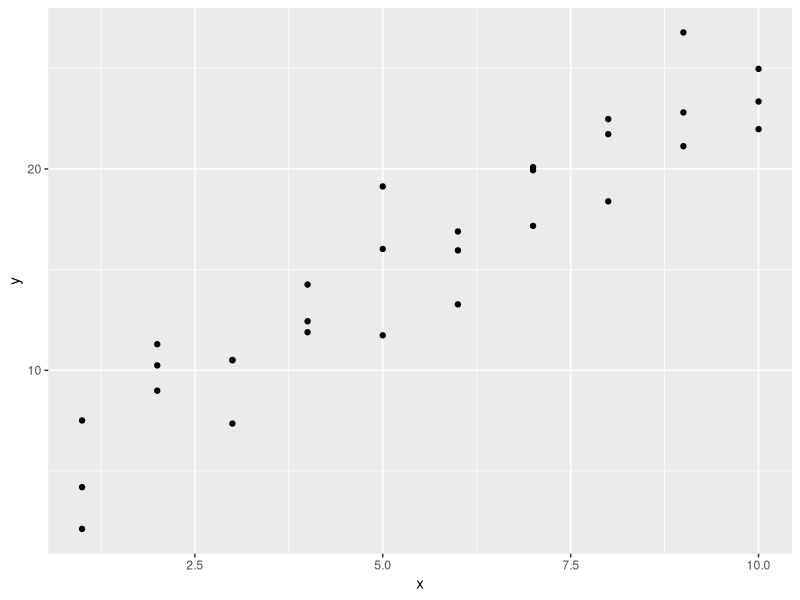
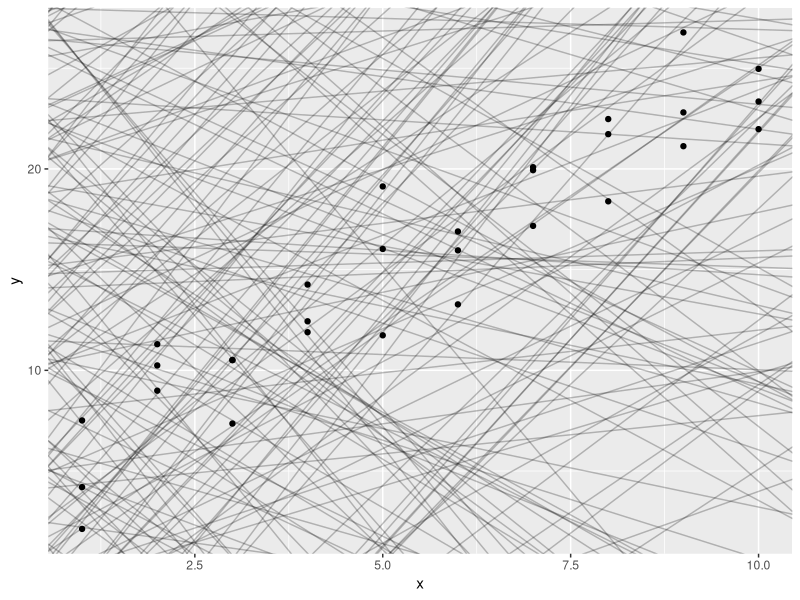
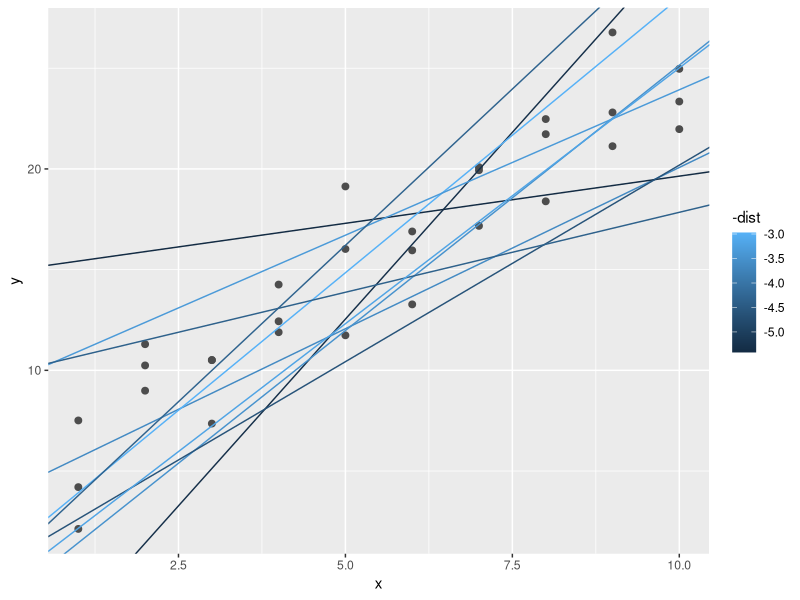
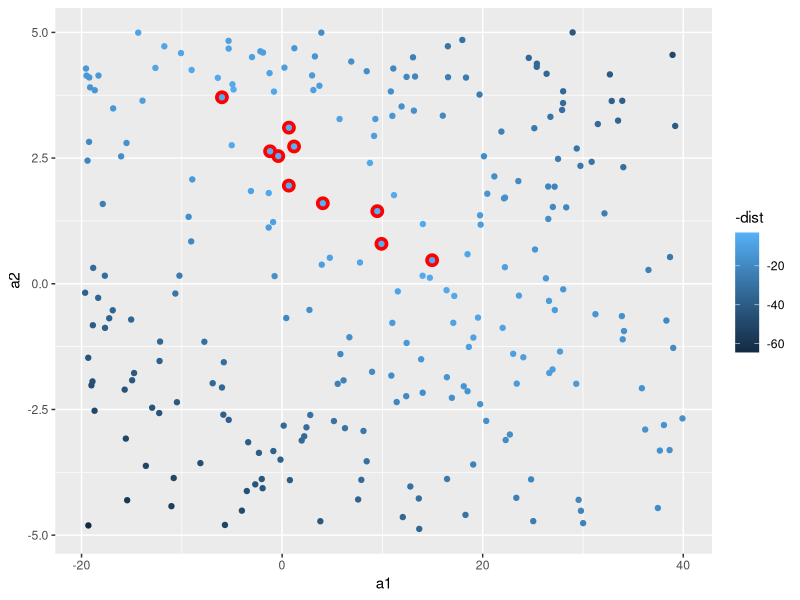
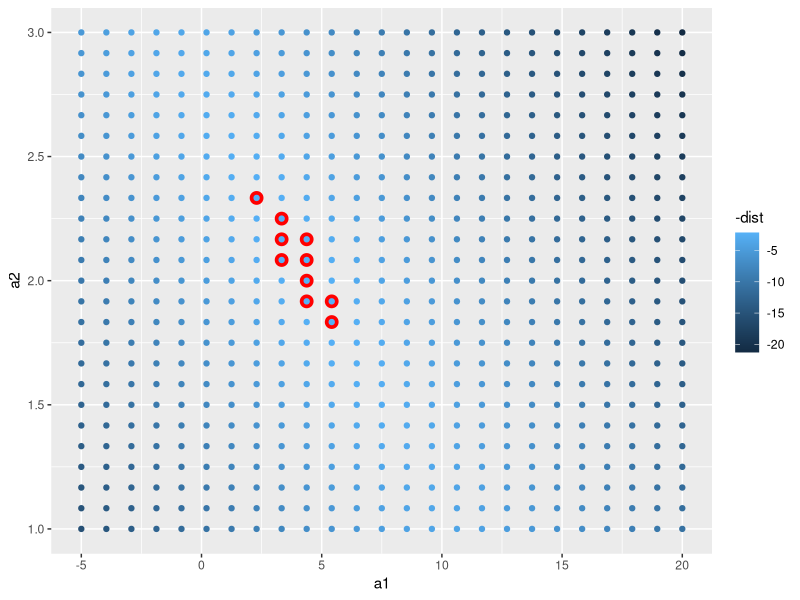
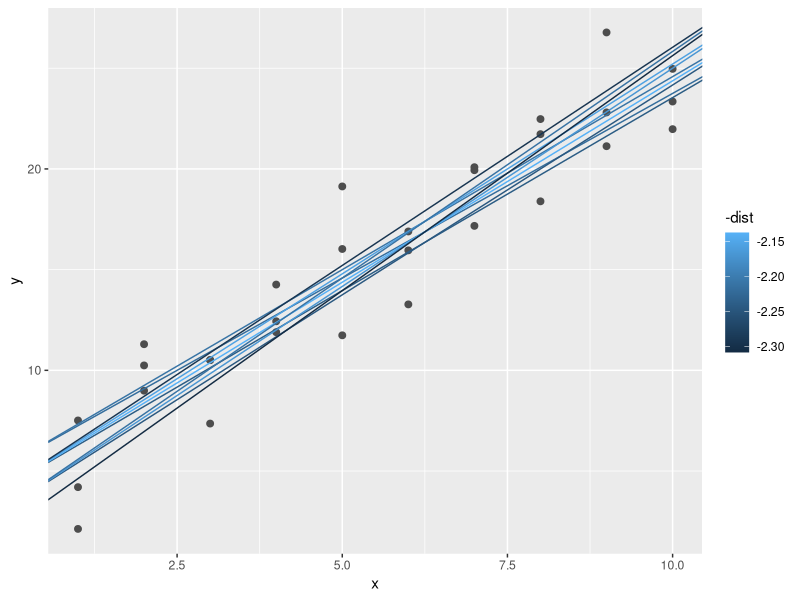
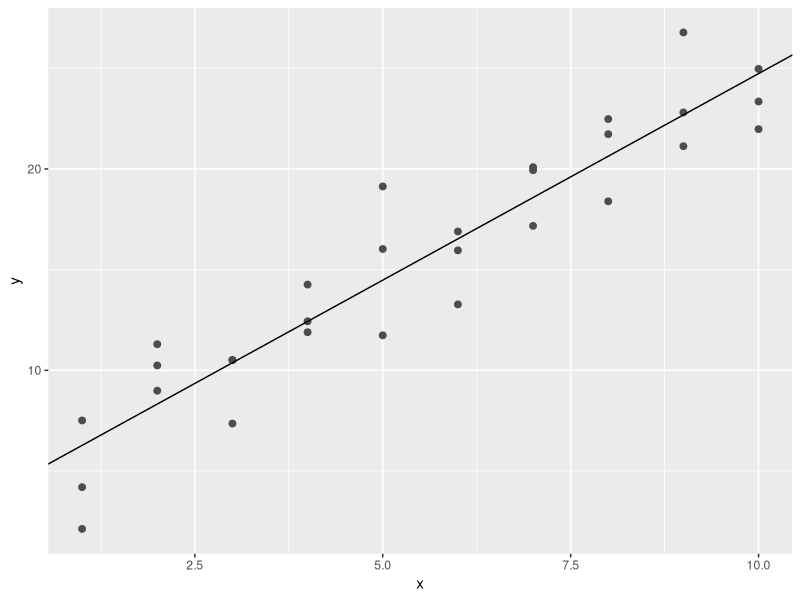
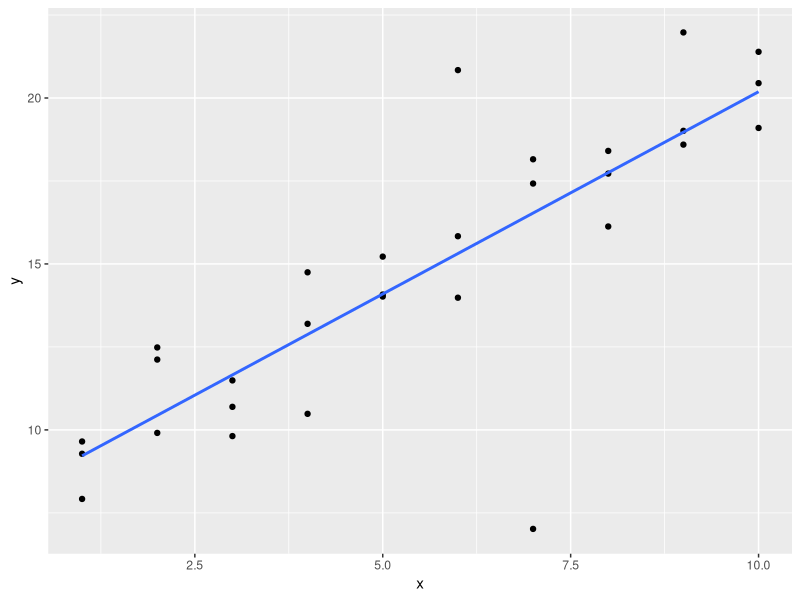

R code for these plots, in order: (Note: this script raises an error after producing the figures.)
## ---- chunk 1
knitr::opts_chunk$set(echo = TRUE)
## ---- chunk 2
library(tidyverse)
library(modelr)
options(na.action = na.warn)
## ---- chunk 3
ggplot(sim1, aes(x,y)) +
  geom_point()
## ---- chunk 4
models <- tibble(
  a1 = runif(250, -20, 40),
  a2 = runif(250, -5, 5)
)

ggplot(sim1, aes(x, y)) +
  geom_abline(aes(intercept = a1, slope = a2), data = models, alpha =1/4) +
  geom_point()
## ---- chunk 5
# y = b + m * x

# y = intercept + data$x * slope

model1 <- function(a, data){
  a[1] + data$x * a[2]      
}

model1(c(7, 1.5), sim1) 
# 7 + data$x * 1.5
# 7 + data$x * 1.5 etc.
## ---- chunk 6
measure_distance <- function(mod, data){
  diff <- data$y - model1(mod, data) #data$y - model
  sqrt(mean(diff ^ 2))
}

measure_distance(c(7, 1.5), sim1)
## ---- chunk 7
sim1_dist <- function(a1, a2){
  #measure distance first estimates y with intercept and slop
  # and then measure the distance between the model and the y
  measure_distance(c(a1, a2), sim1) 
}

models <- models %>% 
  mutate(dist = purrr::map2_dbl(a1, a2, sim1_dist)) 

models
## ---- chunk 8
ggplot(sim1, aes(x, y)) + 
  geom_point(size = 2, colour = "grey30") +
  geom_abline(
    aes(intercept = a1, slope = a2, color = -dist),
    data = filter(models, rank(dist) <= 10)
  )
## ---- chunk 9
ggplot(models, aes(a1, a2)) +
  geom_point(data = filter(models, rank(dist) <= 10), size = 4, colour = "red") +
  geom_point(aes(colour = -dist))
## ---- chunk 10
grid <- expand.grid(
  a1 = seq(-5, 20, length = 25),
  a2 = seq(1, 3, length = 25)
) %>% 
  mutate(dist = purrr::map2_dbl(a1, a2, sim1_dist))

grid %>% 
  ggplot(aes(a1, a2)) +
  geom_point(data = filter(grid, rank(dist) <= 10), size = 4, colour = "red") +
  geom_point(aes(colour = -dist))
## ---- chunk 11
ggplot(sim1, aes(x, y)) + 
  geom_point(size = 2, colour = "grey30") + 
  geom_abline(
    aes(intercept = a1, slope = a2, colour = -dist), 
    data = filter(grid, rank(dist) <= 10)
  )
## ---- chunk 12
best <- optim(c(0, 0), measure_distance, data = sim1)
best$par
## ---- chunk 13
ggplot(sim1, aes(x, y)) +
  geom_point(size = 2, colour = "grey30") +
  geom_abline(intercept = best$par[1], slope = best$par[2])
## ---- chunk 14
sim1_mod <- lm(y ~ x, data = sim1)
coef(sim1_mod)
## ---- chunk 15
sim1a <- tibble(
  x = rep(1:10, each = 3), 
  y = x * 1.5 + 6 + rt(length(x), df = 2) #rt pseudo number for t distributions
)
sim1a
## ---- chunk 16
ggplot(sim1a, aes(x, y)) +
  geom_point() +
  geom_smooth(method = "lm", se = FALSE)
## ---- chunk 17
simt <- function(i){
  tibble(
    x = rep(1:10, each = 3),
    y = x * 1.5 + 6 + rt(length(x), df = 2), #df is degree of freedom
    .id = i
  )
}

sims <- map_df(1:12, simt)

ggplot(sims, aes(x = x, y = y)) +
  geom_point() +
  geom_smooth(method = "lm", colour = "red") +
  facet_wrap(~.id, ncol = 4)
## ---- chunk 18
sim_norm <- function(i) {
  tibble(
    x = rep(1:10, each = 3),
    y = x * 1.5 + 6 + rnorm(length(x)),
    .id = i
  )
}

simdf_norm <- map_df(1:12, sim_norm)

ggplot(simdf_norm, aes(x = x, y = y)) +
  geom_point() +
  geom_smooth(method = "lm", colour = "red") +
  facet_wrap(~.id, ncol = 4)
## ---- chunk 19
tibble(
  x = seq(-5, 5, length.out = 100),
  normal = dnorm(x),
  student_t = dt(x, df = 2)
) %>%
  pivot_longer(-x, names_to="distribution", values_to="density") %>%
  ggplot(aes(x = x, y = density, colour = distribution)) +
  geom_line()
## ---- chunk 20
pnorm(2, lower.tail = FALSE)
## ---- chunk 21
pt(2, df = 2, lower.tail = FALSE)
## ---- chunk 22
measure_distance <- function(mod, data) {
  diff <- data$y - make_prediction(mod, data)
  mean(abs(diff))
}

# we need to make a make_prediction function that takes a numeric vector of length 2 (the intercept and the slope) and returns the prediction

make_prediction <- function(mod, data) {
  mod[1] + mod[2] * data$x
}

# sim1 data

best <- optim(c(0, 0), measure_distance, data = sim1a)
best$par
## ---- chunk 23
# Using the sim1a data, while the parameters the minimize the least squares objective function are:

measure_distance_ls <-  function(mod, data){
  diff <- data$y - (mod[1] + mod[2] * data$x)
  sqrt(mean(diff^2))
}

best <- optim(c(0, 0), measure_distance_ls, data = sim1a)
best$par
## ---- chunk 24
grid <- sim1 %>% 
  data_grid(x)

grid
## ---- chunk 25
grid <- grid %>% 
  add_predictions(sim1_mod)

grid
## ---- chunk 26
ggplot(sim1, aes(x)) +
  geom_point(aes(y = y)) +
  geom_line(aes(y = pred), data = grid, color = "red", size = 1)
## ---- chunk 27
sim1 <- sim1 %>%  #we have to use the original dataset
  add_residuals(sim1_mod)

sim1
## ---- chunk 28
ggplot(sim1, aes(resid)) +
  geom_freqpoly(binwidth = 0.5)
## ---- chunk 29
ggplot(sim1, aes(x, resid)) +
  geom_ref_line(h =0) +
  geom_point()
## ---- chunk 30
sim1_loess <- loess(y ~ x, data = sim1)
sim1_lm <- lm(y ~ x, data = sim1)

grid_loess <- sim1 %>% 
  add_predictions(sim1_loess)

sim1 <- sim1 %>% 
  add_residuals(sim1_lm) %>% 
  add_predictions(sim1_lm) %>% 
  add_residuals(sim1_loess) %>% 
  add_predictions(sim1_loess)
## ---- chunk 31
plot_sim1_loess <-
  ggplot(sim1, aes(x = x, y = y)) +
  geom_point() +
  geom_line(aes(x = x, y = pred), data = grid_loess, colour = "red")
plot_sim1_loess
## ---- chunk 32
plot_sim1_loess +
  geom_smooth(method = "loess", colour = "blue", se = FALSE, alpha = 0.20)

#geom_smooth uses loess()
## ---- chunk 33
ggplot(sim1, aes(x = x)) +
  geom_ref_line(h = 0) +
  geom_point(aes(y = resid)) +
  geom_point(aes(y = resid_loess), colour = "red")
